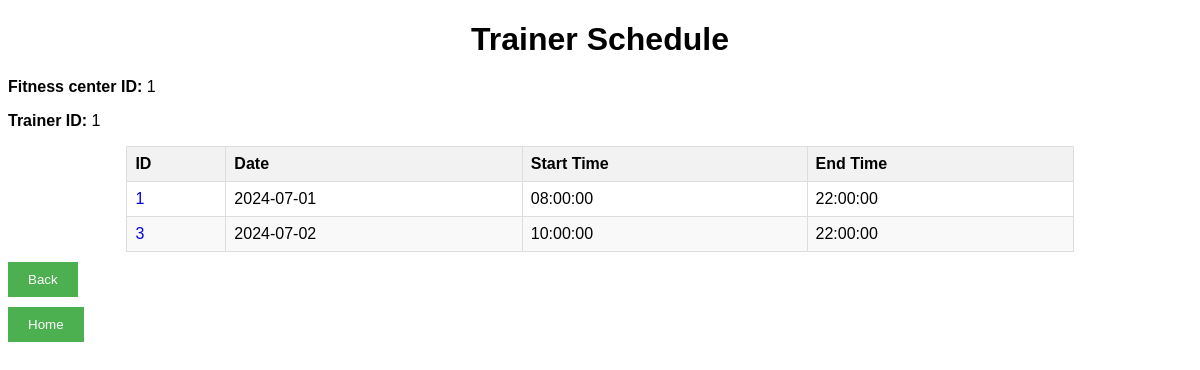
The page /fitness_center/1/trainers/1/schedule on the database its author committed.
### db_models/schedule.py (models this page shows)
class Schedule(Base):
    __tablename__ = 'schedules'
    id = Column(Integer, primary_key=True, autoincrement=True, unique=True, nullable=False)
    date = Column(Date, nullable=False)
    start_time = Column(Time, nullable=False)
    end_time = Column(Time, nullable=False)
    trainer_id = Column(Integer, ForeignKey('trainers.id'), nullable=False)
    trainer = relationship("Trainer", back_populates="schedule")

### fitness_center/controllers.py (the view)
@fitness_center_bp.get('/<int:fc_id>/trainers/<int:trainer_id>/schedule')
def get_fitness_center_trainer_schedule_from_db(fc_id, trainer_id):
    fc_trainer_schedule = hndl.get_fitness_center_trainer_schedule_from_db(fc_id, trainer_id)
    if fc_trainer_schedule is None:
        return jsonify({'message': f'Fitness center {fc_id} trainer {trainer_id} schedule not found'}), 404
    return render_template('schedules_list.html', schedule=fc_trainer_schedule,
                           fc_id=fc_id, trainer_id=trainer_id, is_admin=user_is_admin())

### app.py (called while the page is built)
@app.teardown_appcontext
def shutdown_session(exception=None):
    database.db_session.close()

### fitness_center/orm_handlers.py (called while the page is built)
def get_fitness_center_trainer_schedule_from_db(fc_id, trainer_id):
    try:
        params = db_session.query(Trainer.name.label('trainer_name'),
                                  Schedule.id.label('id'),
                                  Schedule.date.label('date'),
                                  Schedule.start_time.label('start_time'),
                                  Schedule.end_time.label('end_time'))
        fc_trainer_schedule = (params
                               .join(Schedule, Schedule.trainer_id == Trainer.id)
                               .filter(Trainer.fitness_center_id == fc_id, Trainer.id == trainer_id)
                               .all())
        return fc_trainer_schedule
    except Exception as e:
        print(f"Error fetching trainer schedule: {e}")
        return None

### utils/login_decorator.py (called while the page is built)
def user_is_admin():
    user = session.get('user')
    if user is None:
        return False
    user_name = user['name']
    return user_name is not None and (user_name == 'Administrator' or user_name == 'a')

### templates/schedules_list.html (shortened to what this page needs)
<!DOCTYPE html>
<html lang="en">
<head>
    <link rel="stylesheet" href="{{ url_for('static', filename='css/style.css') }}">
</head>
<body>
    <h1>Trainer Schedule</h1>
    <p><strong>Fitness center ID:</strong> {{ fc_id }}</p>
    <p><strong>Trainer ID:</strong> {{ trainer_id }}</p>
    {% if not schedule %}
        <p>No schedule items found.</p>
    {% else %}
        <table>
            <thead>
                <tr>
                    <th>ID</th>
                    <th>Date</th>
                    <th>Start Time</th>
                    <th>End Time</th>
                </tr>
            </thead>
            <tbody>
                {% for row in schedule %}
                    <tr>
                        <td><a href="/fitness_center/{{ fc_id }}/trainers/{{ trainer_id }}/schedule/{{ row.id }}">{{ row.id }}</a></td>
                        <td>{{ row.date }}</td>
                        <td>{{ row.start_time }}</td>
                        <td>{{ row.end_time }}</td>
                    </tr>
                {% endfor %}
            </tbody>
        </table>
    {% endif %}
    <a href="/fitness_center/{{ fc_id }}/trainers/{{ trainer_id }}"><button>Back</button></a>
    <a href="/"><button>Home</button></a>
</body>
</html>

### static/css/style.css (style rules this page uses)
body { font-family: Arial, sans-serif; }
h1 { text-align: center; margin-bottom: 20px; }
table { width: 80%; margin: 0 auto; border-collapse: collapse; }
th, td { border: 1px solid #ddd; padding: 8px; text-align: left; }
th { background-color: #f2f2f2; }
tr:nth-child(even) { background-color: #f9f9f9; }
button { background-color: #4CAF50; color: white; padding: 10px 20px; margin: 10px 0; border: none; cursor: pointer; display: block; text-align: center; }
a { text-decoration: none; }

### rows shown on the page
Schedule: id "1", date "2024-07-01", start_time "08:00:00", end_time "22:00:00"
Schedule: id "3", date "2024-07-02", start_time "10:00:00", end_time "22:00:00"

### other values the page prints
{{ fc_id }} "1"
{{ trainer_id }} "1"
